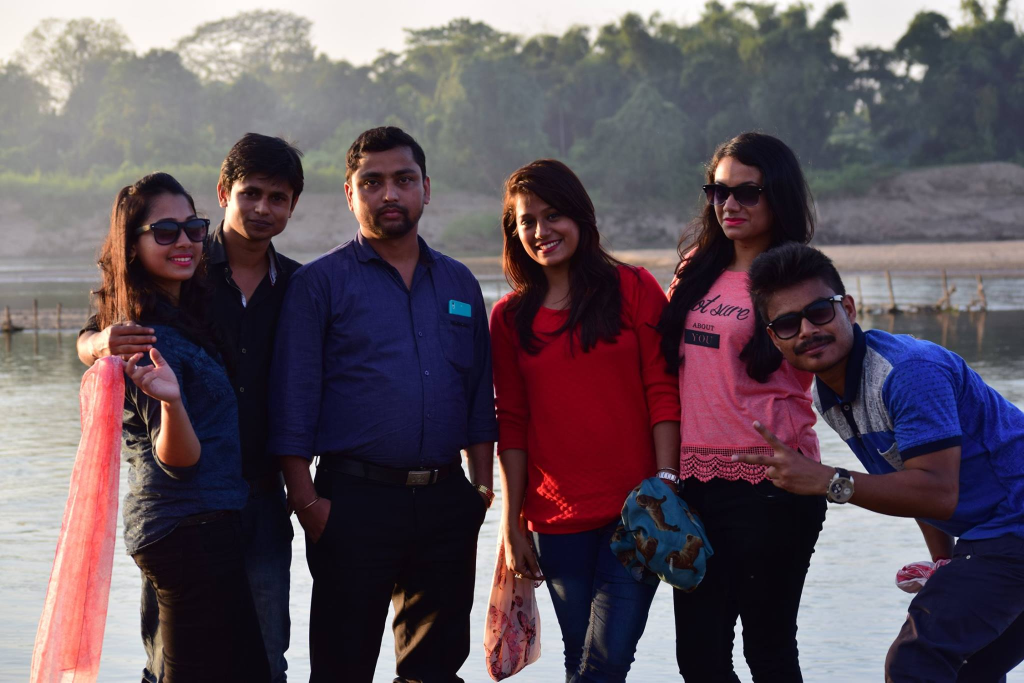
#> input picture core_operations/me_friends_teacher.jpg, 2048 x 1365 px (shown at 1/2 size)
$ python -i detectors.py   (imports and definitions only)   (older library calls are emulated)
#> lines starting #> are read from the running program, lines starting #| are printed output that depends on the picture
"""A module that contains various detectors"""

import cv2
import numpy as np


class FaceDetector:
    """Face Detector

        This class implements a face detection algorithm using a face cascade
        and two eye cascades.
    """

    def __init__(
            self,
            face_casc='params/haarcascade_frontalface_default.xml',
            left_eye_casc='params/haarcascade_lefteye_2splits.xml',
            right_eye_casc='params/haarcascade_righteye_2splits.xml',
            scale_factor=4):
        """Initializes cascades

            The constructor initializes all required cascades.
            :param face_casc:         path to a face cascade
            :param left_eye_casc:     path to a left-eye cascade
            :param right_eye_casc:    path to a right-eye cascade
        """
        # resize images before detection
        self.scale_factor = scale_factor

        # load pre-trained cascades
        self.face_casc = cv2.CascadeClassifier(face_casc)
        if self.face_casc.empty():
            print ('Warning: Could not load face cascade:', face_casc)
            raise SystemExit
        self.left_eye_casc = cv2.CascadeClassifier(left_eye_casc)
        if self.left_eye_casc.empty():
            print ('Warning: Could not load left eye cascade:', left_eye_casc)
            raise SystemExit
        self.right_eye_casc = cv2.CascadeClassifier(right_eye_casc)
        if self.right_eye_casc.empty():
            print ('Warning: Could not load right eye cascade:', right_eye_casc)
            raise SystemExit

    def detect(self, frame):
        """Performs face detection

            This method detects faces in an RGB input image.
            The method returns True upon success (else False), draws the
            bounding box of the head onto the input image (frame), and
            extracts the head region (head).

            :param frame: RGB input image
            :returns: success, frame, head
        """
        frameCasc = cv2.cvtColor(
            cv2.resize(
                frame,
                (0, 0),
                fx=1.0 / self.scale_factor,
                fy=1.0 / self.scale_factor),
            cv2.COLOR_RGB2GRAY)
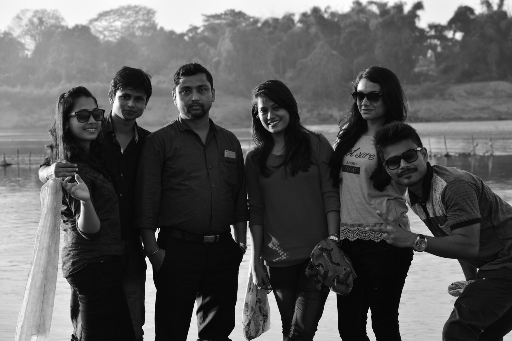
#> frameCasc: shape (341, 512); min 2, max 255, mean 88
        faces = self.face_casc.detectMultiScale(
            frameCasc,
            scaleFactor=1.1,
            minNeighbors=3,
            flags=cv2.cv.CV_HAAR_FIND_BIGGEST_OBJECT) * self.scale_factor
#> faces = [[460, 344, 132, 132], [1016, 396, 120, 120], [692, 300, 172, 172], [1512, 556, 204, 204]]

        # if face is found: extract head region from bounding box
        for (x, y, w, h) in faces:
            cv2.rectangle(frame, (x, y), (x + w, y + h), (100, 255, 0), 2)
            head = cv2.cvtColor(frame[y:y + h, x:x + w],
                                cv2.COLOR_RGB2GRAY)
            return True, frame, head
#> this loop made 1 pass
#> pass 1, in detect, `head = cv2.cvtColor(frame[y:y + h, x:x + w], cv2.COLOR_RGB2GRAY)`:
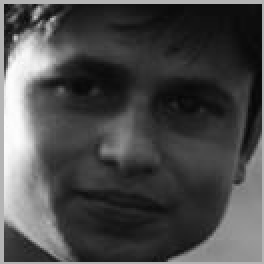
#> head: shape (132, 132) (shown 2 times larger); min 6, max 253, mean 74.5
#> after the loop:
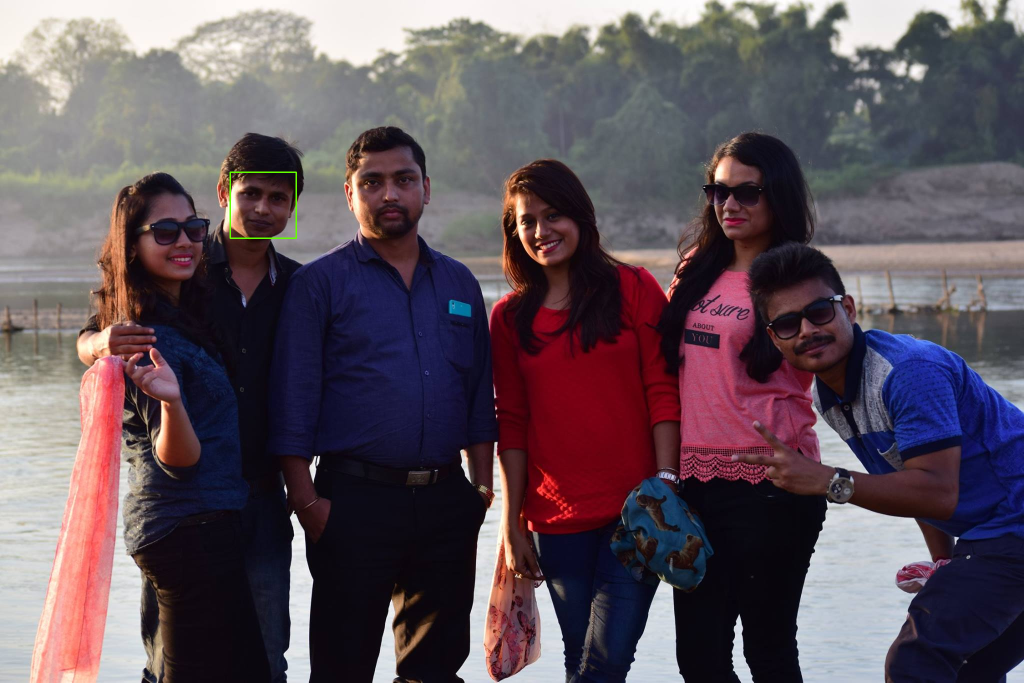
#> frame: shape (1365, 2048, 3) (shown at 1/2 size); mean R, G, B 96.5, 82.9, 91.6

        return False, frame, None

    # [81 lines left out: function align_head, not called in this run]

>>> import cv2
>>> picture = cv2.cvtColor(cv2.imread('../core_operations/me_friends_teacher.jpg'), cv2.COLOR_BGR2RGB)
>>> result = FaceDetector().detect(picture)
